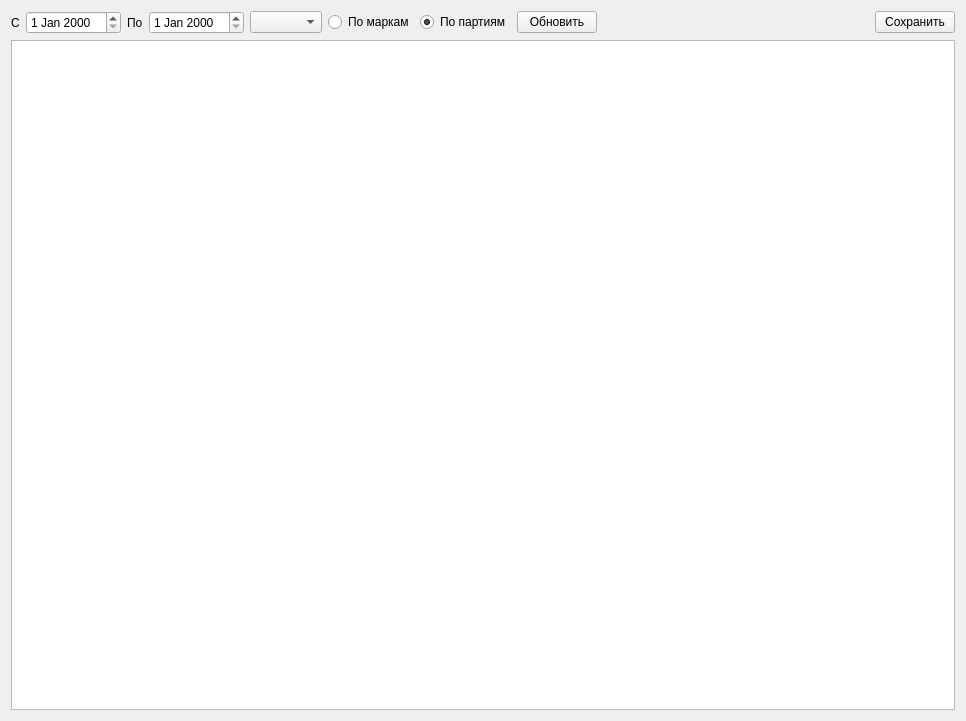
<?xml version="1.0" encoding="UTF-8"?>
<ui version="4.0">
 <class>FormReportPodt</class>
 <widget class="QWidget" name="FormReportPodt">
  <property name="geometry">
   <rect>
    <x>0</x>
    <y>0</y>
    <width>966</width>
    <height>721</height>
   </rect>
  </property>
  <property name="windowTitle">
   <string>Form</string>
  </property>
  <layout class="QVBoxLayout" name="verticalLayout">
   <item>
    <layout class="QHBoxLayout" name="horizontalLayout">
     <item>
      <widget class="QLabel" name="label">
       <property name="text">
        <string>С</string>
       </property>
      </widget>
     </item>
     <item>
      <widget class="DateEdit" name="dateEditBeg"/>
     </item>
     <item>
      <widget class="QLabel" name="label_2">
       <property name="text">
        <string>По</string>
       </property>
      </widget>
     </item>
     <item>
      <widget class="DateEdit" name="dateEditEnd"/>
     </item>
     <item>
      <widget class="QComboBox" name="comboBoxType"/>
     </item>
     <item>
      <widget class="QRadioButton" name="radioButtonMark">
       <property name="text">
        <string>По маркам</string>
       </property>
      </widget>
     </item>
     <item>
      <widget class="QRadioButton" name="radioButtonPart">
       <property name="text">
        <string>По партиям</string>
       </property>
       <property name="checked">
        <bool>true</bool>
       </property>
      </widget>
     </item>
     <item>
      <widget class="QPushButton" name="pushButtonUpd">
       <property name="text">
        <string>Обновить</string>
       </property>
      </widget>
     </item>
     <item>
      <spacer name="horizontalSpacer">
       <property name="orientation">
        <enum>Qt::Horizontal</enum>
       </property>
       <property name="sizeHint" stdset="0">
        <size>
         <width>40</width>
         <height>20</height>
        </size>
       </property>
      </spacer>
     </item>
     <item>
      <widget class="QPushButton" name="pushButtonSave">
       <property name="text">
        <string>Сохранить</string>
       </property>
      </widget>
     </item>
    </layout>
   </item>
   <item>
    <widget class="TableView" name="tableView"/>
   </item>
  </layout>
 </widget>
 <customwidgets>
  <customwidget>
   <class>DateEdit</class>
   <extends>QDateEdit</extends>
   <header>db/dbviewer.h</header>
  </customwidget>
  <customwidget>
   <class>TableView</class>
   <extends>QTableView</extends>
   <header>olap/tableview.h</header>
  </customwidget>
 </customwidgets>
 <resources/>
 <connections/>
</ui>
